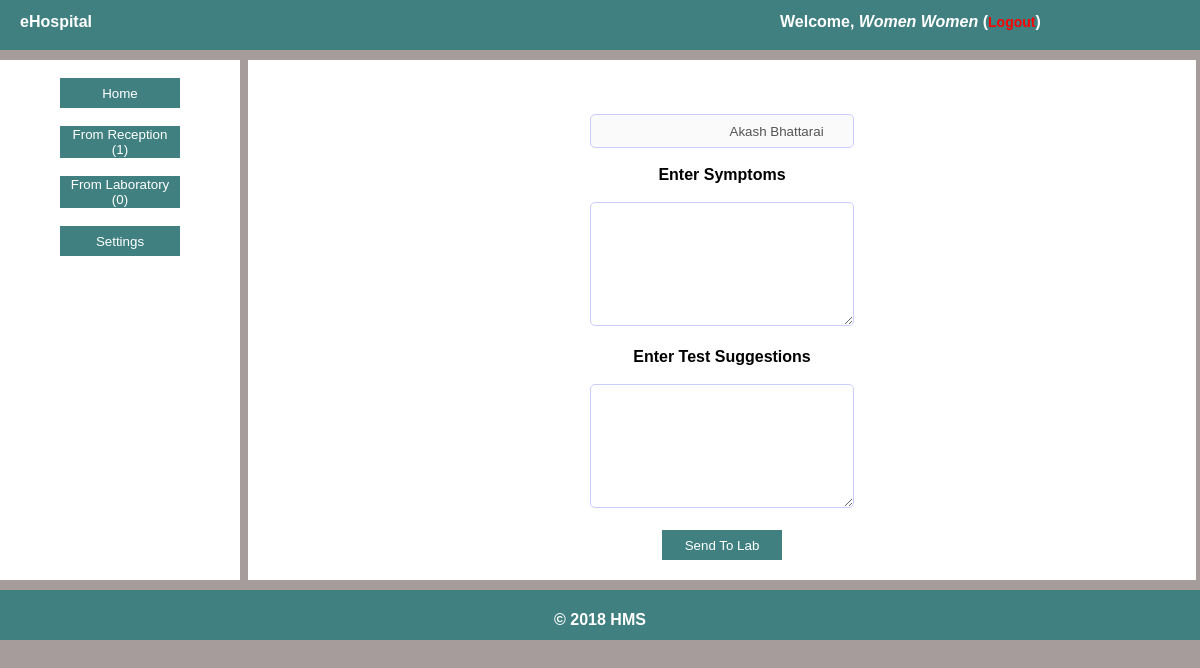
The app's page /doctor/addsymptoms.php?id=3 (signed in) with its own data.
### tables this page shows
CREATE TABLE `users` (
  `username` varchar(50) NOT NULL,
  `password` varchar(40) NOT NULL,
  `fname` varchar(40) NOT NULL,
  `sname` varchar(40) NOT NULL,
  `type` varchar(40) NOT NULL
);

CREATE TABLE `patient` (
  `id` int(11) NOT NULL,
  `fname` varchar(100) NOT NULL,
  `sname` varchar(100) NOT NULL,
  `email` varchar(255) NOT NULL,
  `address` varchar(255) NOT NULL,
  `phone` varchar(25) NOT NULL,
  `sex` varchar(10) NOT NULL,
  `bloodgroup` varchar(5) NOT NULL,
  `birthyear` int(4) NOT NULL
);

### doctor/addsymptoms.php (the view, shortened to what this page needs)
<!DOCTYPE html>
<html lang="en">
<head>
	<link rel="stylesheet" type="text/css" href="../assets/style.css">
</head>
<body>
	<div class="wrapper">
	<?php
		include "includes/header.php";
		include "includes/left.php";
	 ?>
		<div class="right"><br>
			<br>
			<br>
			<center>
				<form action="addsymptoms.php?id=<?php echo $id = $_GET['id']; ?>" method="POST">
				<input type="text" name="name" class="form" value="
				<?php
				$id = $_GET['id'];
				$sql = mysql_query("SELECT * FROM `medication` WHERE `id`='$id'");
				while ($row=mysql_fetch_array($sql)) {
					$idd = $row['patient_id'];
					$sql1 = mysql_query("SELECT * FROM `patient` WHERE `id`='$idd'");
					while ($roww = mysql_fetch_array($sql1)) {
						echo $roww['fname']." ".$roww['sname'];
					}
				}
				 ?>" required="required"  disabled="disabled"><br><br>
				 <center><label for="symptoms"><b>Enter Symptoms</b></label></center><br>
				<textarea required="required" name="symptoms" id="symptoms" class="form" style="height:100px; padding-left:20px;padding-top:20px;font-family:Arial;" placeholder=""></textarea><br><br>
				<center><label for="test"><b>Enter Test Suggestions</b></label></center><br>
				<textarea required="required" name="test" id="test" class="form" style="height:100px; padding-left:20px;padding-top:20px;font-family:Arial;" placeholder=""></textarea><br><br>
				<input type="submit" value="Send To Lab" class="btnlink" name="btn"><br><br>
			</form>
			</center>
		</div>
		<?php
		include "includes/footer.php";
		 ?>
	</div>
</body>
</html>

### includes/users.php (shortened to what this page needs)
<?php
function doctordetails()
{
    require 'connect.php';
	$type = $_SESSION['type'];
	$username = $_SESSION['doctor'];
	$sql = "SELECT * FROM `users` WHERE `username`='$username' AND `type`='$type'";
	$query = mysqli_query($con,$sql);
	while ($row =mysqli_fetch_array($query)) {
		echo "Welcome, <i>".$row['fname']." ".$row['sname']."</i> (<a href='../logout.php'>Logout</a>)";
	}
}
?>

### assets/style.css (style rules this page uses)
body { margin: 0; padding: 0; background-color: #A69C9B; font-family: Arial,Lucida Sans; }
.wrapper { min-height: 400px; max-height: auto; width: 100%; margin: 0 auto; font-family: Arial,Lucida Sans; }
.headerright a { text-decoration: none; font-size: 14px; color: red; }
.btnlink { height: 30px; width: 120px; background-color: #408080; border: 0; margin: 0; color: white; cursor: pointer; }
.right { height: 520px; width: 79%; margin-left: 8px; background-color: white; margin-top: 10px; float: left; }
.form { height: 30px; width: 240px; border: 1px solid #ccf; border-radius: 5px; padding-left: 20px; }

### doctor/includes/header.php (style rules this page uses)
a { text-decoration: none !important; color: white; }

### records on screen
users: fname "Women", sname "Women"
patient: name "Akash Bhattarai"

### other values on screen
mysqli_num_rows($query) "1"
mysqli_num_rows($query) "0"
